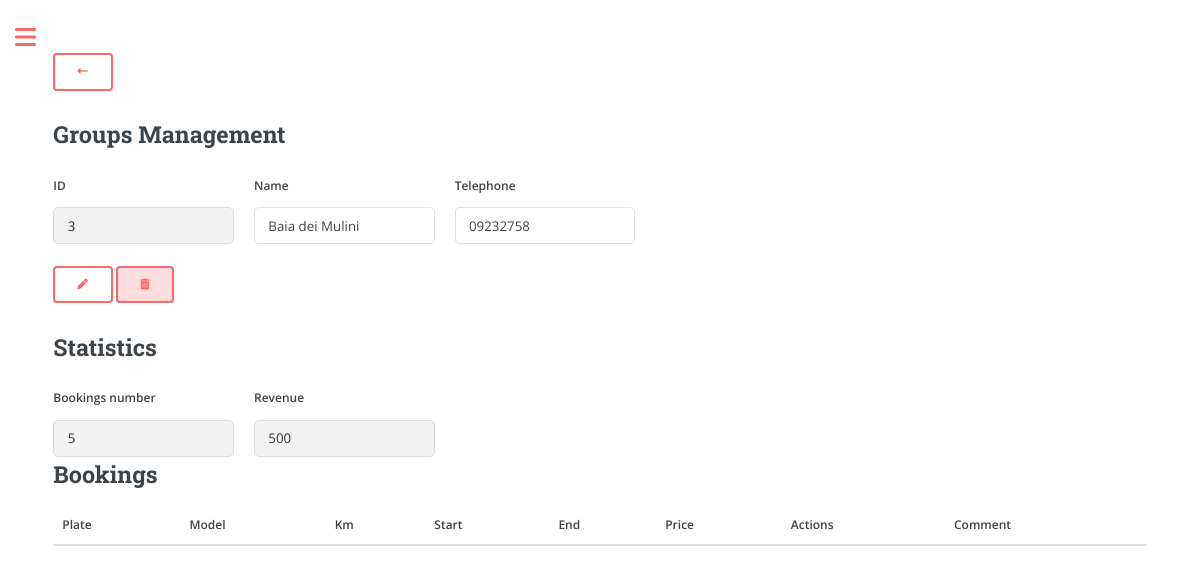
Page /groups/3 (signed in) on the earlier database version.
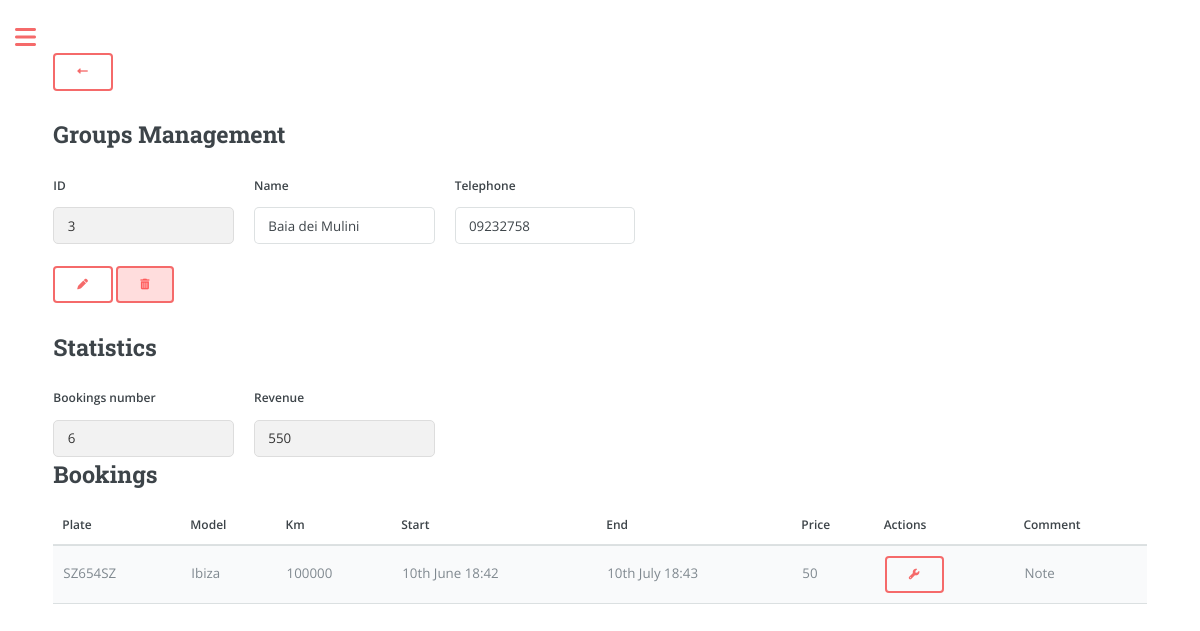
Same page on the later database version.
### app/models.py (models this page shows, shortened)
class Groups(db.Model):
    id = db.Column(db.Integer, primary_key=True)
    name = db.Column(db.String(128), index=True)
    telephone = db.Column(db.String(20), default='/', index=True)
    money = db.Column(db.Integer, default=0, index=True)
    bookings_number = db.Column(db.Integer, default=0, index=True)
    user_id = db.Column(db.Integer, db.ForeignKey('user.id'))
    bookings = db.relationship('Booking', back_populates='group', lazy='dynamic')

class Booking(db.Model):
    id = db.Column(db.Integer, primary_key=True)
    start_datetime = db.Column(db.DateTime, nullable=False)
    end_datetime = db.Column(db.DateTime, nullable=False)
    car_plate = db.Column(db.String(8), db.ForeignKey('car.plate'), nullable=False)
    user_id = db.Column(db.Integer, db.ForeignKey('user.id'), nullable=False)
    note = db.Column(db.String(160))
    money = db.Column(db.Integer, default=0, index=True)
    km = db.Column(db.Integer, default=0, index=True) # Car's kilometres when booking
    car = db.relationship('Car', backref='bookings', lazy=True)
    contact_id = db.Column(db.Integer, db.ForeignKey('contacts.id', name='booking_contacts_id'), nullable=True)
    group_id = db.Column(db.Integer, db.ForeignKey('groups.id', name='booking_group'), nullable=True)
    group = db.relationship('Groups', back_populates='bookings', lazy=True)

class Car(db.Model):
    plate = db.Column(db.String(8), primary_key=True, index=True, unique=True)
    make = db.Column(db.String(15), index=True)
    model = db.Column(db.String(15), index=True)
    fuel = db.Column(db.String(8), index=True)
    year = db.Column(db.Integer, index=True)
    cc = db.Column(db.Integer, index=True)
    user_id = db.Column(db.Integer, db.ForeignKey('user.id'))
    days = db.Column(db.Integer, default=0, index=True)
    money = db.Column(db.Integer, default=0, index=True) # Referred as 'revenue'
    car_cost = db.Column(db.Integer, default=0, index=True)
    insurance_cost = db.Column(db.Float, default=0, index=True)
    insurance_expiry_date = db.Column(db.DateTime)
    mot_cost = db.Column(db.Float, default=0, index=True)
    mot_expiry_date = db.Column(db.DateTime)
    road_tax_cost = db.Column(db.Float, default=0, index=True)
    road_tax_expiry_date = db.Column(db.DateTime)
    renewal = db.relationship('Renewal', backref='car', lazy='dynamic')
    km = db.Column(db.Integer, default=0, index=True)

### app/routes.py (the view, shortened to what this page needs)
@app.route('/groups/<int:group_id>', methods=['GET', 'POST'])
@login_required
def group_manage(group_id):
    group = Groups.query.get_or_404(group_id)
    group_bookings = group.bookings.all()
    return render_template('group_manage.html' if current_user.language == 'en' else f'group_manage_{current_user.language}.html',
                           group=group, group_bookings=group_bookings, money=group.money, bookings_number=group.bookings_number,
                           user_name=current_user.username if current_user.is_authenticated else None)

### app/models.py (called while the page is built)
@login.user_loader
def load_user(id):
    return User.query.get(int(id))

### app/templates/group_manage.html (shortened to what this page needs)
{% if current_user.language == 'en' %}
    {% extends "index.html" %}
{% else %}
    {% extends "index_" + current_user.language + ".html" %}
{% endif %}
{% block content %}
<link rel="stylesheet" href="{{ url_for('static', filename='css/custom.css') }}">
<div class="row">
    <form action="{{ url_for('groups') }}" method="get">
      <button type="submit" title="Back"><i class="fa-solid fa-left-long"></i></button>
    </form>
  </div>
<h2>Groups Management</h2>
<form method="POST" onsubmit="return confirm('Are you sure you want to proceed?');">
    <div class="row">
        <div class="col">
            <label for="id" class="form-label">ID</label>
            <input type="text" class="form-control" id="id" name="id" value="{{ group.id }}" readonly>
        </div>
        <div class="col">
            <label for="name" class="form-label">Name</label>
            <input type="text" class="form-control" id="name" name="name" value="{{ group.name }}">
        </div>
        <div class="col">
            <label for="telephone" class="form-label">Telephone</label>
            <input type="text" class="form-control" id="telephone" name="telephone" value="{{ group.telephone }}">
        </div>
    </div>
    <br>
    <div class="row">
        <div class="col">
            <button type="submit" class="btn btn-primary" name="action" value="amend"><i class="fa-solid fa-pen"></i></button>
            <button type="submit" class="btn btn-danger btn-delete" name="action" value="delete"><i class="fas fa-trash-alt"></i></button>
        </div>
    </div>
</form>
<h2>Statistics</h2>
<div class="row">
    <div class="col">
        <label for="bookings_number" class="form-label">Bookings number</label>
        <input type="text" class="form-control" id="bookings_number" name="bookings_number" value="{{ bookings_number }}" readonly>
    </div>
    <div class="col">
        <label for="money" class="form-label">Revenue</label>
        <input type="text" class="form-control" id="money" name="money" value="{{ money }}" readonly>
    </div>
</div>
<h2>Bookings</h2>
<form action="{{ url_for('bookings_manage') }}" method="POST">
    <table>
        <thead>
            <tr>
                <th>Plate</th>
                <th>Model</th>
                <th>{{ current_user.measurement_unit.capitalize() }}</th>
                <th>Start</th>
                <th>End</th>
                <th>Price</th>
                <th>Actions</th>
                <th>Comment</th>
            </tr>
        </thead>
        <tbody>
            {% for booking in group_bookings %}
                <tr>
                    <td>{{ booking.car.plate }}</td>
                    <td>{{ booking.car.model }}</td>
                    <td>{{ booking.km }}</td>
                    <td>{{ booking.start_datetime.strftime("%dth %B %H:%M") }}</td>
                    <td>{{ booking.end_datetime.strftime("%dth %B %H:%M") }}</td>
                    <td>{{ booking.money }}</td>
                    <td>
                        <button type="submit" class="btn btn-danger" name="manage_booking" value="{{ booking.id }}"><i class="fa-solid fa-wrench"></i></button>
                    </td>
                    <td>
                        {% if booking.note %}
                            <span class="note-tooltip">
                                Note
                            </span>
                        {% endif %}
                    </td>
                </tr>
            {% endfor %}
        </tbody>
    </table>
</form>
{% endblock %}

Differences in the rows shown:
changed Groups "Baia dei Mulini": money "500" → "550"
added Booking: car.plate "SZ654SZ", car.model "Ibiza", km "100000", start_datetime "10th June 18:42", end_datetime "10th July 18:43", money "50", {{ booking.id }} 6 (drawn)
Other differences:
form field bookings_number: "5" → "6"
